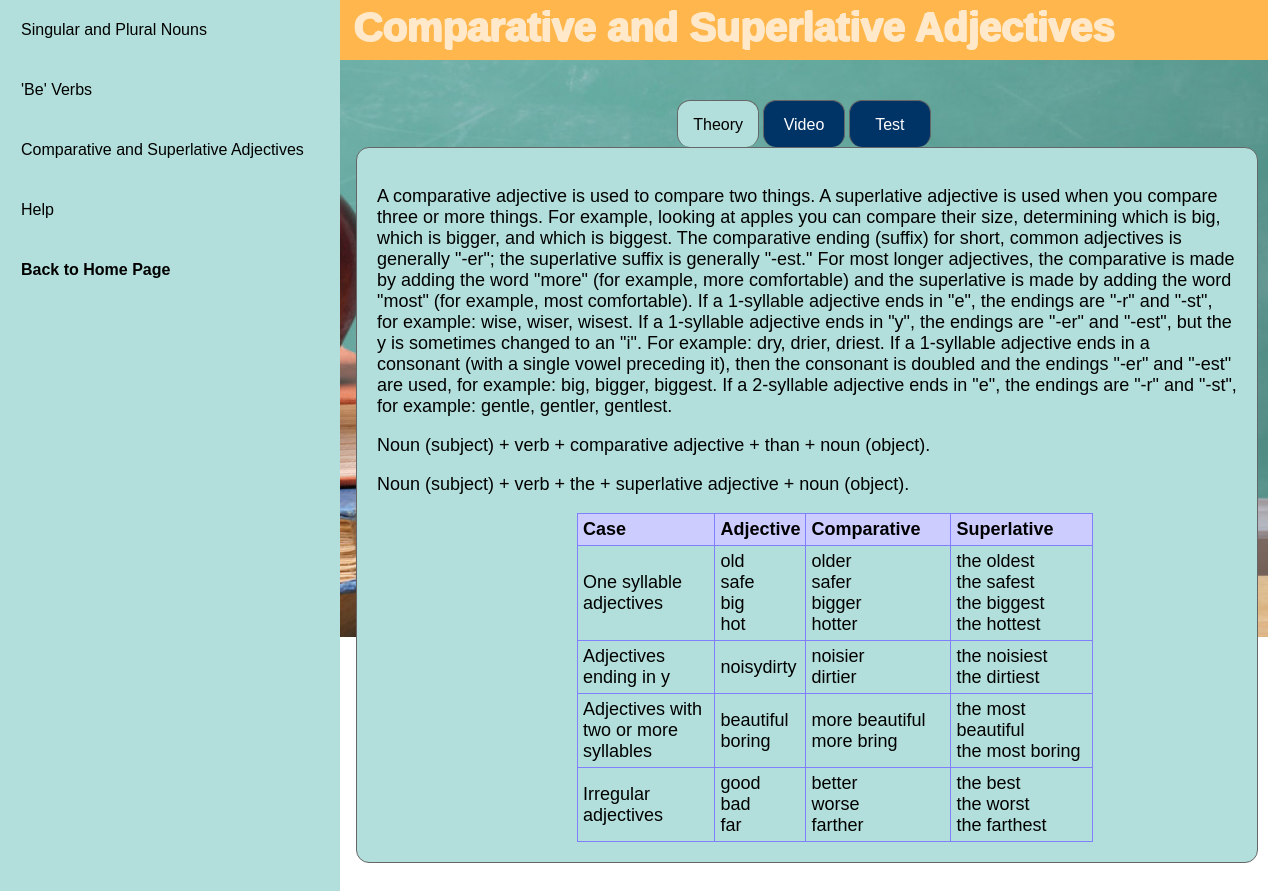
The page /VolumeOne/adjectives.php on the database its author committed.
### tables this page shows
CREATE TABLE `theory` (
  `id` int(30) NOT NULL,
  `category` varchar(60) NOT NULL,
  `theorytext` text NOT NULL
);

### VolumeOne/adjectives.php (the view, shortened to what this page needs)
<?php include('server.php'); ?>
<?php
	$query = "SELECT * FROM theory WHERE category='comp_super'";
	$outcome = $db->query($query) or die($db->error.__LINE__);
?>
<!DOCTYPE html>
<html>
<head>
	<link rel="stylesheet" href="https://cdnjs.cloudflare.com/ajax/libs/font-awesome/4.7.0/css/font-awesome.min.css">
	<link rel="stylesheet" type="text/css" href="style3.css" />
</head>
<body>
	<ul>
		<li><a href="singular_plural_nouns.php">Singular and Plural Nouns</a></li>
		<li><a href="be_verbs.php">'Be' Verbs</a></li>
		<li><a href="adjectives.php">Comparative and Superlative Adjectives</a></li>
		<li><a href="help.php">Help</a></li>
		<li><strong><a href="index.php">Back to Home Page</a></strong></li>
	</ul>
	<header class="title">
			<div id="c1">
				<h1 style="opacity: 0.7;">Comparative and Superlative Adjectives</h1>
			</div>
	</header>
	<div style="margin-left: 340px; padding: 60px 16px; height: 100%;">
		<div id="menu">
			<div id="menuContainer">
				<?php include_once("menu_template3.php"); ?>
			</div>
			<div id="bodyContainer">
				<div id="bodyContentContainer">
					<?php while ($row = $outcome->fetch_assoc()) : ?>
						<p style="font-size: large; "><?php echo $row['theorytext']; ?></p>
					<?php endwhile; ?>
					<table style="width: 60%; margin-left: 200px;">
 						<tr>
 						  <th>Case</th>
 						  <th>Adjective</th>
 						  <th>Comparative</th>
 						  <th>Superlative</th>
 						</tr>
 						<tr>
 						  <td width="30%">One syllable adjectives</td>
 						  <td>old<br>safe<br>big<br>hot</td>
 						  <td width="30%">older<br>safer<br>bigger<br>hotter</td>
 						  <td width="30%">the oldest<br>the safest<br>the biggest<br>the hottest</td>
 						</tr>
 						<tr>
 						  <td width="30%">Adjectives ending in y</td>
 						  <td>noisy<br30>dirty</td>
 						  <td width="30%">noisier<br>dirtier</td>
 						  <td width="30%">the noisiest<br>the dirtiest</td>
 						</tr>
 						<tr>
 						  <td width="30%">Adjectives with two or more syllables</td>
 						  <td>beautiful<br>boring</td>
 						  <td width="30%">more beautiful<br>more bring</td>
 						  <td width="30%">the most beautiful<br>the most boring</td>
 						</tr>
 						<tr>
 						  <td width="30%">Irregular adjectives</td>
 						  <td>good<br>bad<br>far</td>
 						  <td width="30%">better<br>worse<br>farther</td>
 						  <td width="30%">the best<br>the worst<br>the farthest</td>
 						</tr>
 					</table>
  				</div>
  			</div>
  		</div>
	</div>
</body>
</html>

### VolumeOne/style3.css (style rules this page uses)
#menu { margin-top: 40px; font-family: Arial, Helvetica, sans-serif; font-size: 14px; }
#menuContainer { text-align: center; margin: auto; }
#bodyContainer { height: 100%; width: 900px; border: #666 1px solid; background-color: #B2DFDB; margin: auto; border-radius: 13px; }
#bodyContentContainer { padding: 20px; }

### VolumeOne/adjectives.php (style rules this page uses)
body { margin: 0; padding: 0; background-image: url("../../VolumeOne/images/education.jpg"); background-repeat: no-repeat; background-attachment: fixed; background-size: 1455px 637px; }
ul { list-style-type: none; padding: 0; margin: 0; width: 340px; background: #B2DFDB; height: 100%; position: fixed; overflow: auto; }
li a { list-style-type: none; display: block; padding: 21px; font-family: Arial; text-decoration: none; color: black; }
header { margin-left: 340px; font-family: Arial; height: 60px; width: 100%; background: #FFB74D; line-height: 0px; color: white; font-size: 20px; position: fixed; padding-left: 15px; text-shadow: -2px 0 white, 0 1px white, 0 -1px white; }
table, th, td { border: 1px solid #8080ff; border-collapse: collapse; font-size: large; }
td { padding: 5px; text-align: left; }
th { background-color: #ccccff; padding: 5px; text-align: left; }

### rows shown on the page
theory: theorytext "A comparative adjective is used to compare two things. A superlative adjective is used when you compare three or more things. For example, looking at apples you can compare their size, determining which is big, which is bigger, and which is biggest. The comparative ending (suffix) for short, common adjectives is generally \"-er\"; the superlative suffix is generally \"-est.\" For most longer adjectives, the comparative is made by adding the word \"more\" (for example, more comfortable) and the superlative is made by adding the word \"most\" (for example, most comfortable). If a 1-syllable adjective ends in \"e\", the endings are \"-r\" and \"-st\", for example: wise, wiser, wisest. If a 1-syllable…"
theory: theorytext "Noun (subject) + verb + comparative adjective + than + noun (object)."
theory: theorytext "Noun (subject) + verb + the + superlative adjective + noun (object)."
